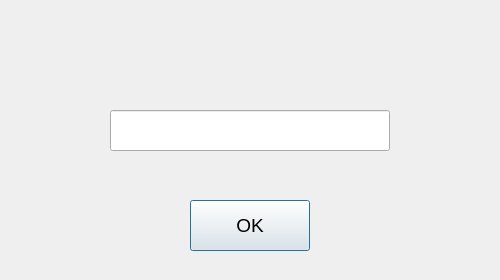
<?xml version="1.0" encoding="UTF-8"?>
<ui version="4.0">
 <class>TelegramAccessDialog</class>
 <widget class="QDialog" name="TelegramAccessDialog">
  <property name="geometry">
   <rect>
    <x>0</x>
    <y>0</y>
    <width>500</width>
    <height>280</height>
   </rect>
  </property>
  <property name="font">
   <font>
    <kerning>true</kerning>
   </font>
  </property>
  <property name="windowTitle">
   <string>SEtelegram</string>
  </property>
  <widget class="QWidget" name="centralwidget" native="true">
   <property name="geometry">
    <rect>
     <x>0</x>
     <y>0</y>
     <width>500</width>
     <height>301</height>
    </rect>
   </property>
   <widget class="QLabel" name="instructionLabel">
    <property name="geometry">
     <rect>
      <x>10</x>
      <y>50</y>
      <width>480</width>
      <height>31</height>
     </rect>
    </property>
    <property name="font">
     <font>
      <pointsize>12</pointsize>
     </font>
    </property>
    <property name="text">
     <string/>
    </property>
    <property name="alignment">
     <set>Qt::AlignCenter</set>
    </property>
   </widget>
   <widget class="QLineEdit" name="inputEdit">
    <property name="geometry">
     <rect>
      <x>110</x>
      <y>110</y>
      <width>280</width>
      <height>41</height>
     </rect>
    </property>
    <property name="font">
     <font>
      <pointsize>12</pointsize>
     </font>
    </property>
    <property name="echoMode">
     <enum>QLineEdit::Normal</enum>
    </property>
   </widget>
   <widget class="QPushButton" name="okButton">
    <property name="geometry">
     <rect>
      <x>190</x>
      <y>200</y>
      <width>120</width>
      <height>51</height>
     </rect>
    </property>
    <property name="font">
     <font>
      <pointsize>14</pointsize>
     </font>
    </property>
    <property name="text">
     <string>OK</string>
    </property>
    <property name="default">
     <bool>true</bool>
    </property>
   </widget>
  </widget>
 </widget>
 <resources/>
 <connections/>
</ui>
